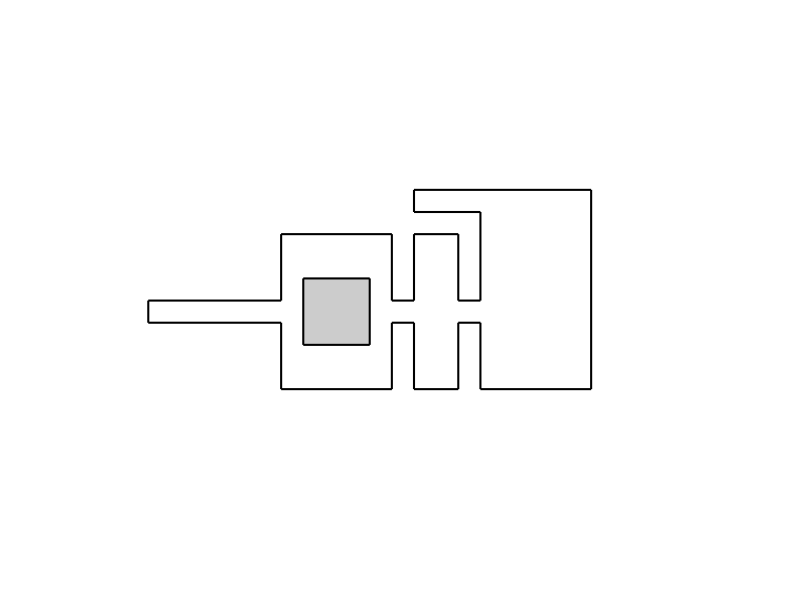

Here is the MATLAB script that generated this plot: (Note: this script raises an error after producing the figure.)
%
%=========VisiLibity Demonstration Script=========
%
%This script uses the the MEX-files generated from
%visibility_polygon.cpp and in_environment.cpp.  Follow
%the instructions in the respective .cpp files to create
%these MEX-files before running this script. A graphical
%representation of the supplied environment file
%example1.environment is dislplayed and the user can
%then select points (must be in the environment) with
%the mouse and the visibility polygon of that point will
%be computed and plotted over the environment.
%


%Clear the desk
% clear all; close all; clc;
% format long;
% 
load('Online.mat');


environment_min_x = min(environment{1}(:,1));
environment_max_x = max(environment{1}(:,1));
environment_min_y = min(environment{1}(:,2));
environment_max_y = max(environment{1}(:,2));
X_MIN = environment_min_x-0.1*(environment_max_x-environment_min_x);
X_MAX = environment_max_x+0.1*(environment_max_x-environment_min_x);
Y_MIN = environment_min_y-0.1*(environment_max_y-environment_min_y);
Y_MAX = environment_max_y+0.1*(environment_max_y-environment_min_y);



%Clear plot and form window with desired properties
clf; hold on;
axis equal; axis off; axis([X_MIN X_MAX+4 Y_MIN Y_MAX]);


%Plot Environment
patch( environment{1}(:,1) , environment{1}(:,2) , 0.1*ones(1,length(environment{1}(:,1)) ) , ...
    'w' , 'linewidth' , 1.5 );
for i = 2 : size(environment,2)
    patch( environment{i}(:,1) , environment{i}(:,2) , 0.1*ones(1,length(environment{i}(:,1)) ) , ...
        'k' , 'EdgeColor' , [0 0 0] , 'FaceColor' , [0.8 0.8 0.8] , 'linewidth' , 1.5 );
end




%Select test points and plot resulting visibility polygon

% current_x =[2,3,4,3,3,2,1,1,2,2,3,4,5,5,6,7,7,7]; % 
% current_y =[14,14,14,14,13,13,13,12,12,13,13,13,13,14,14,14,15,16];

% current_x = [4,4,4,5,6,7,6,7,6,7,6,7,6]; % 
% current_y = [6,7,8,8,8,8,8,8,8,8,8,8,8];
% 
% sensor_x = [4,4,4,4,5,6,7,6,7,6,7,6,7];
% sensor_y = [9,8,7,8,8,8,8,8,8,8,8,8,8];

current_x = Record_path_Agent(1,:);     %[5,4,3,2,1,1,1,2,3,3,3,4,5,6,7,8,8];
current_y = Record_path_Agent(2,:);     %[7,7,7,7,7,6,5,5,5,4,3,3,3,3,3,3,4];

sensor_x =  Record_path_Opponent(1,:);  %[5, 5,5,5,4,3,2,1,1,1,1,1,1,1,1,1,1];
sensor_y =  Record_path_Opponent(2,:);  %[10,9,8,7,7,7,7,7,6,5,4,5,6,7,6,5,4];

% current_x = [13,13,13,13,13,14,15,15];
% current_y = [ 5, 6, 7, 8, 9, 9, 9,10];
% 
% sensor_x =  [12,13,13,13,13,13,14,15];
% sensor_y =  [ 8, 8, 7, 7, 8, 9, 9, 9];


Teammate = Asset; 
Teammate_detected = zeros(1,5);
TeammatePenalty = 30;
Teammate_detected = zeros(size(Asset,1),1);


Total_scan = false(50,50);
reward_step = 0;
Total_scan = false(50,50);
reward_step = 0;
CurrentPenalty = 0;


V{1} = visibility_polygon( [current_x(1) current_y(1)] , environment , epsilon , snap_distance );
W{1} = visibility_polygon( [sensor_x(1) sensor_y(1)] , environment , epsilon , snap_distance );
Total_visiable{1} =  V;

Ne_Total = 0;

if  in_environment( [sensor_x(1) sensor_y(1)] , V , epsilon )
    
    sensor_detect_indicator(1) = 1;
else
    sensor_detect_indicator(1)= 0;
end

for k = 1:size(Asset,1)
    plot3(Asset(k,1),Asset(k,2), 0.3 , ...
        'p' , 'Markersize' , 16, 'MarkerFaceColor' , [0.9,0.8,0.7],'MarkerFaceColor','r','MarkerEdgeColor','r' );
end



for ii= 1: max(size(current_x))
    

    observer_x = current_x(ii);
    observer_y = current_y(ii);
    %Make sure the current point is in the environment
    if  in_environment( [observer_x observer_y] , environment , epsilon )
        
        %             Clear plot and form window with desired properties
        clf;  hold on;
        axis equal;
        axis off; axis([X_MIN X_MAX Y_MIN Y_MAX+6]);
        
        %Plot environment
        patch( environment{1}(:,1) , environment{1}(:,2) , 0.1*ones(1,length(environment{1}(:,1)) ) , ...
            'w' , 'linewidth' , 1.5 );
        for i = 2 : size(environment,2)
            patch( environment{i}(:,1) , environment{i}(:,2) , 0.1*ones(1,length(environment{i}(:,1)) ) , ...
                'k' , 'EdgeColor' , [0 0 0] , 'FaceColor' , [0.8 0.8 0.8] , 'linewidth' , 0.1 );
        end
        
        
        
        %             Plot observer
        plot3( observer_x , observer_y , 0.3 , ...
            'o' , 'Markersize' , 15 , 'MarkerEdgeColor' , 'k' , 'MarkerFaceColor' , 'r' );
        hold on
        
        
        W{1} = visibility_polygon( [sensor_x(ii) sensor_y(ii)] , environment , epsilon , snap_distance );
        V{1} = visibility_polygon( [observer_x observer_y] , environment , epsilon , snap_distance );
        
        
        %sensor polygon
        
        Area_sensor = polyarea(W{1}(:,1),W{1}(:,2));
        patch( W{1}(:,1) , W{1}(:,2) , 0.1*ones( size(W{1},1) , 1 ) , ...
            [0.7,0.7,0.9] , 'LineStyle' , 'none' );
        %         plot3( W{1}(:,1) , W{1}(:,2) , 0.1*ones( size(W{1},1) , 1 ) , ...
        %             'y*' , 'Markersize' , 5 );
        plot3( sensor_x(ii) , sensor_y(ii) , 0.3 , ...
            's' , 'Markersize' , 15, 'MarkerFaceColor' , [0.9,0.8,0.7],'MarkerFaceColor','b','MarkerEdgeColor','b' );
        
        
        %total polygon
        
        Total_visiable{ii} =  V;
        
        for k = 1:ii-1
            tpatch = patch( Total_visiable{k}{1}(:,1) , Total_visiable{k}{1}(:,2) , 0.1*ones( size(Total_visiable{k}{1},1) , 1 ) , ...
                [0.9,0.8,0.8] , 'LineStyle' , 'none' );
            alpha(tpatch,0.6)
        end
        
        %Compute and plot visibility polygon
        
        Area = polyarea(V{1}(:,1),V{1}(:,2));
        
        vpatch= patch( V{1}(:,1) , V{1}(:,2) , 0.1*ones( size(V{1},1) , 1 ) , ...
            [0.9,0.5,0.5],'LineStyle' , 'none' );
        %         plot3( V{1}(:,1) , V{1}(:,2) , 0.1*ones( size(V{1},1) , 1 ) , ...
        %             'b*' , 'Markersize' , 5 );
        alpha(vpatch, 0.6)
        
        
        hold on
        
        for k = 1:size(Asset,1)
            if sensor_x(ii) == Asset(k,1) && sensor_y(ii) ==  Asset(k,2)
                Teammate_detected(k) = 1;
                CurrentPenalty = 1;
            end
        end

        for k = 1:size(Asset,1)
            if Teammate_detected(k) == 0
                plot3(Asset(k,1),Asset(k,2), 0.3 , ...
                    'p' , 'Markersize' , 16, 'MarkerFaceColor' , [0.9,0.8,0.7],'MarkerFaceColor','r','MarkerEdgeColor','r' );
            end
        end

        



        %%overlap area
        x1= V{1}(:,1);
        y1= V{1}(:,2);
        b1 = poly2mask(x1,y1,50, 50);
        areaImage = bwarea(b1);
        Total_scan = b1 | Total_scan;
        reward_step(ii) = bwarea(Total_scan);
        

        
        
              
        
    end
    
    
    if  in_environment( [sensor_x(ii) sensor_y(ii)] , V , epsilon )
        sensor_detect_indicator(ii) = 1;
    else
        sensor_detect_indicator(ii)= 0;
    end
    if ii >= 2
        
        txt1 = ['T = ',num2str(ii)];
        text(X_MAX/2-1,Y_MAX+5,txt1,'FontSize',20)
        
        txt2 = ['Region Exploration:  Total Reward=',num2str(reward_step(ii)), ', Current Reward =',num2str(reward_step(ii) - reward_step(ii-1))];
        text(X_MIN+4,Y_MAX+4,txt2,'FontSize',20)
        
        txt3 = ['Agent Observation: Total Penalty = ',num2str(sum(sensor_detect_indicator(1:ii))),', Current Penalty =', num2str(sensor_detect_indicator(ii))];
        text(X_MIN+4,Y_MAX+3,txt3,'FontSize',20)
        
        txt4 = ['Assets Captured: Total Penalty = ',num2str(TeammatePenalty*sum(Teammate_detected(1:5))),', Current Penalty =', num2str(TeammatePenalty*CurrentPenalty)];
        text(X_MIN+4,Y_MAX+2,txt4,'FontSize',20)
        
        txt5 = ['Combined: Total Reward = ',num2str(reward_step(ii)- sum(sensor_detect_indicator(1:ii))...
            -(TeammatePenalty*sum(Teammate_detected(1:5)))),', Current Reward =', num2str(reward_step(ii) - reward_step(ii-1)- ...
            (sensor_detect_indicator(ii)) - (TeammatePenalty*CurrentPenalty))];
        text(X_MIN+4,Y_MAX+1,txt5,'FontSize',20)
        
        CurrentPenalty = 0;
    end
    
    plot3(sensor_x(1:ii-1),sensor_y(1:ii-1),0.1*ones( max(size(sensor_x(1:ii-1))) , 1 ),'b','LineWidth',5)
    plot3(sensor_x(ii-1:ii),sensor_y(ii-1:ii),0.1*ones( max(size(sensor_x(ii-1:ii))) , 1 ),':b','LineWidth',5)
    plot3(current_x(1:ii-1),current_y(1:ii-1),0.1*ones( max(size(current_x(1:ii-1))) , 1 ),'r','LineWidth',5)
    plot3(current_x(ii-1:ii),current_y(ii-1:ii),0.1*ones( max(size(current_x(ii-1:ii))) , 1 ),':r','LineWidth',5)
    pause(0.1)
    hold off
    %
         mov(ii) = getframe(gca);
         jj = ii;
    %      imwrite(mov(ii),sprintf('High%d.jpg',jj))
    
        %sensor the next point
        fname = sprintf('save_figure/DM1%d.png', ii);
        saveas(gcf,fname)
    % %
%    
    
end




